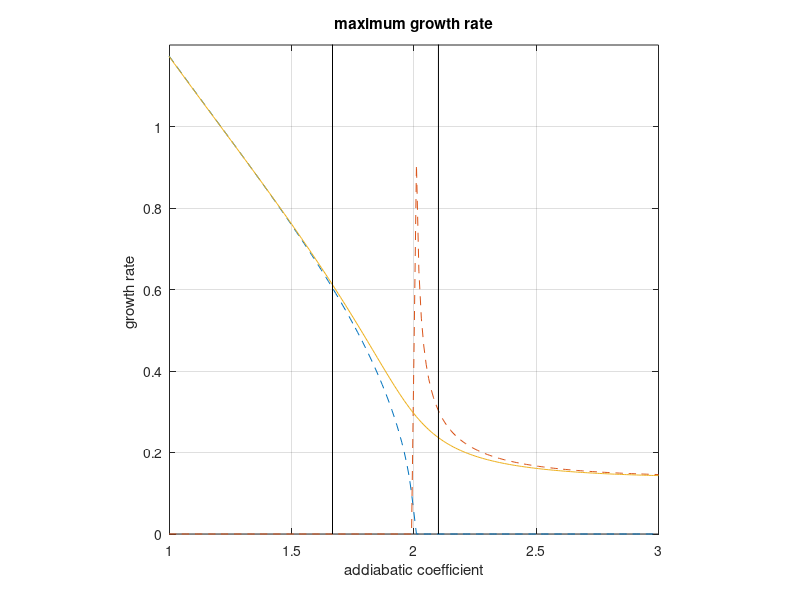

Source code (MATLAB):
%%%%%%%%%%%%%%%%%%%%
%%%
%%%    d(P+B^2/2)/dr + B^2/r  = 0
%%%    or 
%%%    d(rP)/r - P/r + d(rB)/dr/r*B = 0;
%%%
%%%    d(r*(P+B^2/2))/dr - (P-B^2/2) = 0
%%%
%%%    calculate stability region from Kadomtsev 1960 Eqs 29 and 31
%%%    for Bennett equilibrium profiles of zpinch
%%%
%%%    P = a^4/(a^2+r^2)^2
%%%    B = sqrt(2)*a*r/(a^2+r^2)
%%%
%%%    gamma = 5/3, beta = 2*P/B^2
%%%
%%%    ideal sausage: w^2 ~ dlnP/dlnr + 4*gamma/(2+gamma*beta)
%%%
%%%    drift-ideal entropy (if sausage satisifed)
%%%    dlnT/dlnr + 1 + (7/10 + beta/4)*dlnP/dlnr > 0:
%%%    Note that 7/10 = (2*gamma-1)/(2*gamma), gamma = 5/3
%%%
%%%
%%%    r is normalized by some r0, 
%%%    U is normalized by sqrt(P0/(MiN0)) = sqrt(2*T0/Mi) = Cs0
%%%    omega is normalized by omega0=Cs0/r0
%%%
%%%%%%%%%%%%%%%%%%%%
clear all;


%%%   set radial grid
%
nr = 400;
R  = 3;
a  = 1;
dr = R/nr;


%%%   calculate Bennett profiles, qP, and plasma beta
%
rcc = dr/2:dr:R-dr/2;
x = rcc/a;
P = 1./(1+x.^2).^2;
B = sqrt(2)*x./(1+x.^2);
P(end) = P(end-1);
B(end) = B(end-1)*rcc(end-1)/rcc(end);
qP = -4*x.^2./(1+x.^2); % dlnP/dlnr
qT = 0*x;               % dlnT/dlnr
beta = 1./x.^2;         % plasma beta, 2*P/B^2;



%%%   specify input parameters
%
gamma0 = [0.01:0.01:1.99 2.01:0.01:3.0];
growthRate_entropy0 = zeros(size(gamma0));
growthRate_ideal0   = zeros(size(gamma0));
growthRate_general0 = zeros(length(gamma0),4);
%gamma = 1/3; %2.1; %5/3; %2.1;  % adiabatic coefficient
ka = 3.0;      % normalized wavenumber
Li = 1.5e-2;  % omega0/Omegai0 = ion inertial length / r0
nuT = 0; %100;    % normalized thermalization rate


for k=1:length(gamma0)
    gamma = gamma0(k);


    %%%%%%%%%%%%%%%%%%%%%%%%%%%%%%%%%%%%%%%%%%%%%%%%%%%%%%%%%%%%%%%%%%%%%%%%%%%
    %%%
    %%%
    %%%          compute modes in limit where k*rhos = kR*Li << 1
    %%%          Kadomtsev 1960 Eqs 29 and 30
    %%%
    %%%
    %%%%%%%%%%%%%%%%%%%%%%%%%%%%%%%%%%%%%%%%%%%%%%%%%%%%%%%%%%%%%%%%%%%%%%%%%%%

    %%%   compute growth rate from ideal MHD (neglect magnetosonic waves)
    %
    omega2 = 2.0./rcc.^2.*(qP + 4*gamma./(2 + gamma*beta));
    omega = sqrt(omega2);

    growthRate_ideal0(k)   = max(max(imag(omega)),0);


    %%%   compute growth rate from entropy mode (Kadomtsev)
    %
    nuTstar = 2*nuT*rcc.*B/(ka*Li);
    a0 = (2*rcc.*B/(ka*Li)).^2;
    b0 = -2*rcc.*B/(ka*Li).*(2*qP - 1i*nuTstar);
    RHS = gamma^2*(4 + beta.*qP).^2./(4*gamma + qP.*(2 + gamma*beta)).* ...
          (1 + ((2*gamma-1)./(2*gamma)+beta/4).*qP - qT);
    c0 = qP.*(qP -1i*nuTstar) - RHS;

    omega_entropy = zeros(length(rcc),2);
    for i=1:length(rcc)
        thisp = [a0(i) b0(i) c0(i)];
        omega_entropy(i,:) = roots(thisp);
    end

    growthRate_entropy0(k) = max( max(imag(omega_entropy(:,1))), ...
                                  max(imag(omega_entropy(:,2))) );
    growthRate_entropy0(k) = max(growthRate_entropy0(k),0);


    %%%%%%%%%%%%%%%%%%%%%%%%%%%%%%%%%%%%%%%%%%%%%%%%%%%%%%%%%%%%%%%%%%%%%%%%%%%
    %%%
    %%%
    %%%          compute modes from full dispersionv (sans thermalization)
    %%%          Kadomtsev 1960 Eqs 26-28
    %%%
    %%%
    %%%%%%%%%%%%%%%%%%%%%%%%%%%%%%%%%%%%%%%%%%%%%%%%%%%%%%%%%%%%%%%%%%%%%%%%%%%

    krhoi = ka*Li./B/sqrt(2);
    krhos = krhoi*sqrt(2);
    
    c4 = (gamma-1)/gamma-(1+beta/2);
    c3 = 2*qP.*(1+beta/2-(gamma-1)/gamma) - 4;
    c2 = (gamma-1)/gamma*qP.*(qP-gamma*(2+beta/2.*qP)-4./krhoi.^2) ... 
       + 4./krhoi.^2.*(2+(1+beta/2).*qP) + 8*qP ...
       - (1+beta/2).*(qP.^2-gamma*(2+beta/2.*qP).*(2+((gamma-1)/gamma+beta/2).*qP));
    c1 = (gamma-1)/gamma*8*qP.^2./(krhoi).^2 - 8*qP.*(2+(1+beta/2).*qP)./krhoi.^2 ...
       - 4*qP.^2 + 4*gamma*(2+beta/2.*qP).*(2+((gamma-1)/gamma+beta/2).*qP);
    c0 = -4*qP.^2./krhoi.^2.*(gamma-1)/gamma.*(qP-gamma*(2+beta/2.*qP)) ...
       + 4./krhoi.^2.*(2+(1+beta/2).*qP).*(qP.^2-gamma*(2+beta/2.*qP).*(2+((gamma-1)/gamma+beta/2).*qP));
    
    % c4 = c4.*(2*rcc.*B/(kR*Li)).^4;
    % c3 = c3.*(2*rcc.*B/(kR*Li)).^3;
    % c2 = c2.*(2*rcc.*B/(kR*Li)).^2;
    % c1 = c1.*(2*rcc.*B/(kR*Li)).^1;
    
    
    omega_total = zeros(length(rcc),4);
    for i=1:length(rcc)
        thisp = [c4(i) c3(i) c2(i) c1(i) c0(i)];
        omega_total(i,:) = roots(thisp);
        omega_total(i,:) = omega_total(i,:)*ka*Li/(2*rcc(i)*B(i));
    end


    for m=1:4
    growthRate_general0(k,m) = max( max(imag(omega_total(:,m))), ...
                                    0 );
    end
    growthRate_total0(k) = max( growthRate_general0(k,:) );

    
    
    
end

close(figure(3));
f1=figure(3);
hold on; plot(gamma0,growthRate_ideal0,'linestyle','--','displayName','ideal');
hold on; plot(gamma0,growthRate_entropy0,'linestyle','--','displayName','entropy');
plot(gamma0,growthRate_total0,'displayName','general');
title('maximum growth rate'); box on;
axis('square'); grid on; xlabel('addiabatic coefficient'); 
ylabel('growth rate ');
axis([1 3 0 1.2]);
hold on; line([5/3 5/3],[0 2],'color','black');
hold on; line([2.1 2.1],[0 2],'color','black');
